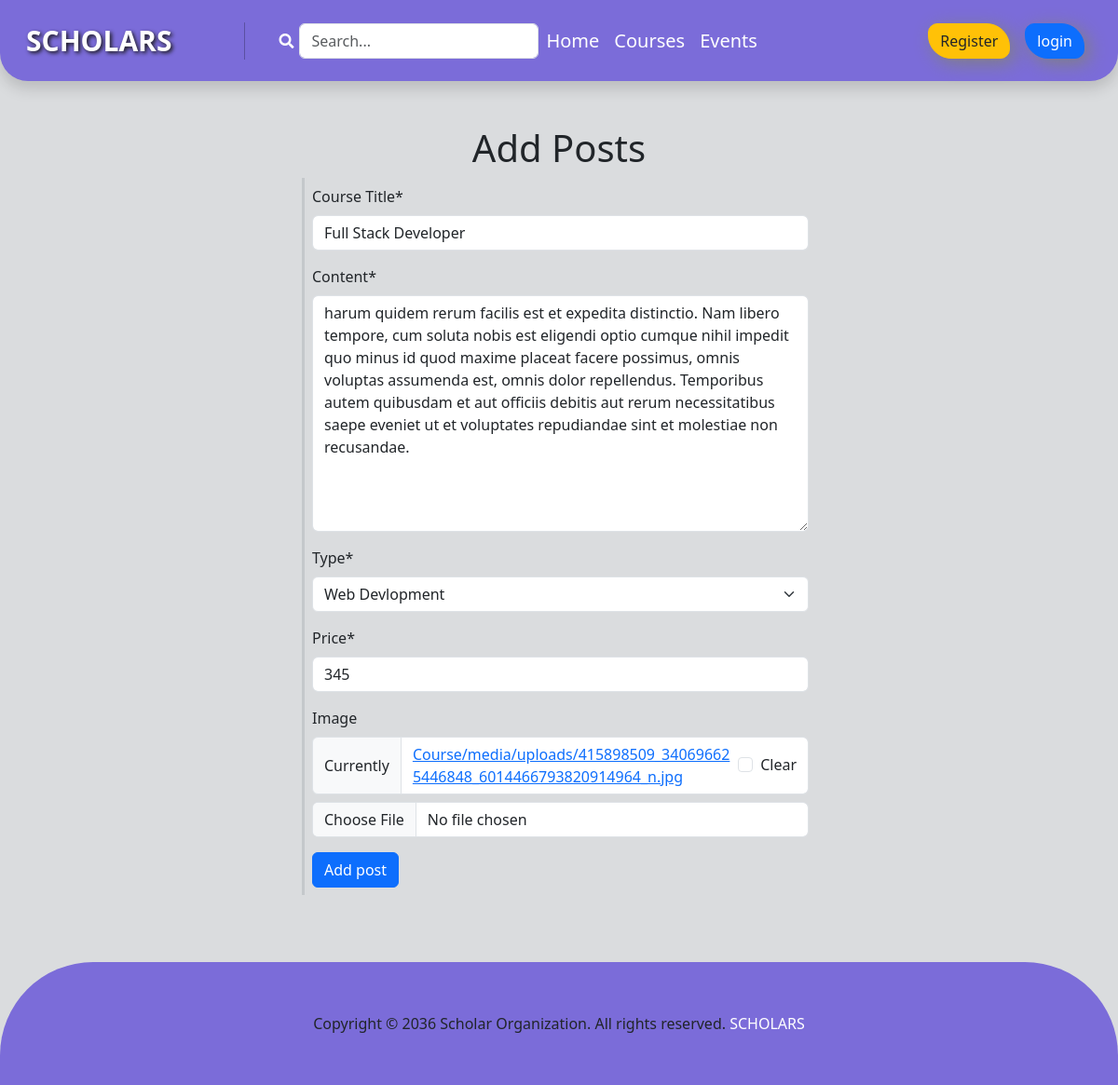
/course/edit/6/, run on the app's committed database.
### Course/models.py (models this page shows, shortened)
class AddCourse(models.Model):
    teacher = models.ForeignKey(User, on_delete=models.CASCADE,related_name='teacher' )
    Course_Title  = models.CharField(max_length=100)
    price = models.DecimalField(max_digits=10, decimal_places=0 , null=True)
    Content = models.TextField()
    Type = models.ForeignKey(Type,on_delete=models.CASCADE)
    image = models.ImageField(upload_to='Course/media/uploads/', blank = True, null = True)

### Course/views.py (the view)
# urls.py: path('edit/<int:id>/',views.UpdatePost.as_view(), name='edit'),
class UpdatePost(UpdateView):
    model = models.AddCourse
    form_class = forms.AddCourseFrom
    template_name = "addCourse.html"
    pk_url_kwarg='id'
    success_url = reverse_lazy('home')

### Course/forms.py
class AddCourseFrom(forms.ModelForm):
    class Meta:
        model = models.AddCourse
        fields = ['Course_Title', 'Content', 'Type','price','image']

### Course/models.py (called while the page is built)
    def __str__(self):
        return self.Name

### Course/templates/addCourse.html (shortened to what this page needs)
{% extends "base.html" %}
{% load static %}
{% block content %}
{% load crispy_forms_tags %}
<div class='p-5'>
    <h1 class="text-center" >Add Posts</h1>
    <form style="width:50% ; margin : auto" method="post" enctype="multipart/form-data" class='border-start border-3 border-secondary-subtle p-2'>
        {{form|crispy}}
        <button class ='btn btn-primary' >Add post</button>
    </form>
</div>
{% endblock content %}

### data on the page
AddCourse: Course_Title "Full Stack Developer", Content "harum quidem rerum facilis est et expedita distinctio. Nam libero tempore, cum soluta nobis est eligendi optio cumque nihil impedit quo minus id quod maxime placeat facere possimus, omnis voluptas assumenda est, omnis dolor repellendus. Temporibus autem quibusdam et aut officiis debitis aut rerum necessitatibus saepe eveniet ut et voluptates repudiandae sint et molestiae non recusandae.", Type "Web Devlopment", price "345"
